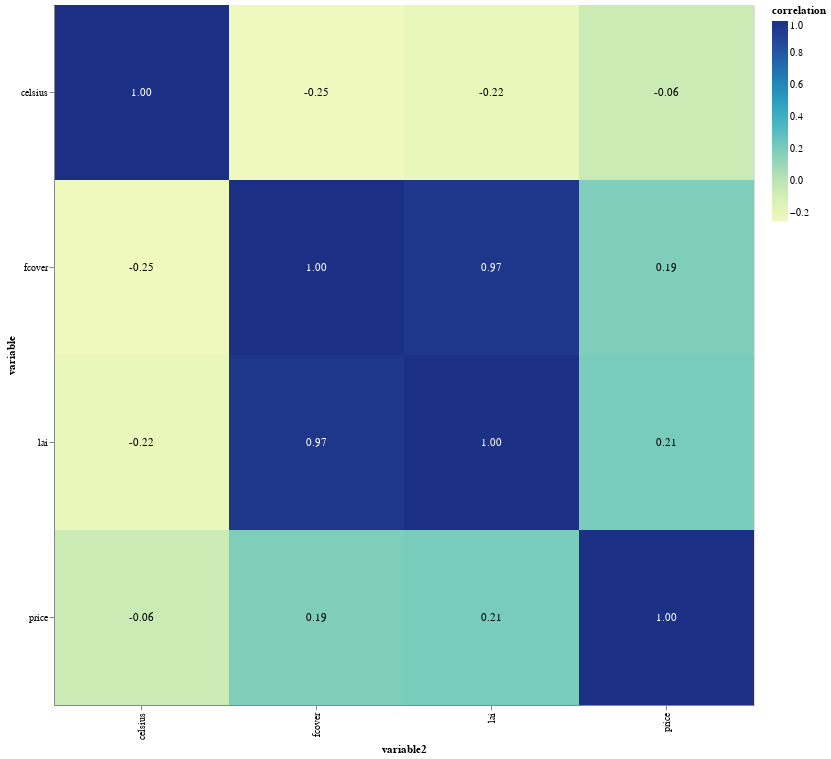

Notebook code cell kept with this figure:
### Code cell
base = at.Chart(cor_data_h3).encode(
    x='variable2:O',
    y='variable:O'
)

text = base.mark_text().encode(
    text='correlation_label',
    color=at.condition(
        at.datum.correlation > 0.5,
        at.value('white'),
        at.value('black')
    )
)

cor_plot = base.mark_rect().encode(
    color='correlation:Q'
).properties(
    width=700,
    height=700
)

cor_plot + text

### Figure 1 — Vega-Lite specification as saved in the notebook (floating-point values rounded to 4 significant figures)
{"config": {"view": {"continuousWidth": 400, "continuousHeight": 300}}, "layer": [{"mark": "rect", "encoding": {"color": {"field": "correlation", "type": "quantitative"}, "x": {"field": "variable2", "type": "ordinal"}, "y": {"field": "variable", "type": "ordinal"}}, "height": 700, "width": 700}, {"mark": "text", "encoding": {"color": {"condition": {"value": "white", "test": "(datum.correlation > 0.5)"}, "value": "black"}, "text": {"field": "correlation_label", "type": "nominal"}, "x": {"field": "variable2", "type": "ordinal"}, "y": {"field": "variable", "type": "ordinal"}}}], "data": {"name": "data-576c3fe772be01961c47effdbabb207d"}, "$schema": "https://vega.github.io/schema/vega-lite/v4.17.0.json", "datasets": {"data-576c3fe772be01961c47effdbabb207d": [{"variable": "price", "variable2": "price", "correlation": 1.0, "correlation_label": "1.00"}, {"variable": "price", "variable2": "celsius", "correlation": -0.05676, "correlation_label": "-0.06"}, {"variable": "price", "variable2": "lai", "correlation": 0.2054, "correlation_label": "0.21"}, {"variable": "price", "variable2": "fcover", "correlation": 0.1877, "correlation_label": "0.19"}, {"variable": "celsius", "variable2": "price", "correlation": -0.05676, "correlation_label": "-0.06"}, {"variable": "celsius", "variable2": "celsius", "correlation": 1.0, "correlation_label": "1.00"}, {"variable": "celsius", "variable2": "lai", "correlation": -0.2184, "correlation_label": "-0.22"}, {"variable": "celsius", "variable2": "fcover", "correlation": -0.248, "correlation_label": "-0.25"}, {"variable": "lai", "variable2": "price", "correlation": 0.2054, "correlation_label": "0.21"}, {"variable": "lai", "variable2": "celsius", "correlation": -0.2184, "correlation_label": "-0.22"}, {"variable": "lai", "variable2": "lai", "correlation": 1.0, "correlation_label": "1.00"}, {"variable": "lai", "variable2": "fcover", "correlation": 0.9679, "correlation_label": "0.97"}, {"variable": "fcover", "variable2": "price", "correlation": 0.1877, "correlation_label": "0.19"}, {"variable": "fcover", "variable2": "celsius", "correlation": -0.248, "correlation_label": "-0.25"}, {"variable": "fcover", "variable2": "lai", "correlation": 0.9679, "correlation_label": "0.97"}, {"variable": "fcover", "variable2": "fcover", "correlation": 1.0, "correlation_label": "1.00"}]}}
